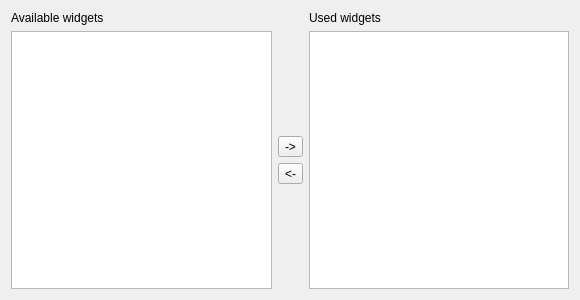
<?xml version="1.0" encoding="UTF-8"?>
<ui version="4.0">
 <class>QgsLayerTreeEmbeddedConfigWidgetBase</class>
 <widget class="QWidget" name="QgsLayerTreeEmbeddedConfigWidgetBase">
  <property name="geometry">
   <rect>
    <x>0</x>
    <y>0</y>
    <width>580</width>
    <height>300</height>
   </rect>
  </property>
  <property name="windowTitle">
   <string>Form</string>
  </property>
  <layout class="QGridLayout" name="gridLayout">
   <item row="0" column="0">
    <widget class="QLabel" name="label">
     <property name="text">
      <string>Available widgets</string>
     </property>
    </widget>
   </item>
   <item row="0" column="2">
    <widget class="QLabel" name="label_2">
     <property name="text">
      <string>Used widgets</string>
     </property>
    </widget>
   </item>
   <item row="1" column="0">
    <widget class="QListView" name="mListAvailable"/>
   </item>
   <item row="1" column="1">
    <layout class="QVBoxLayout" name="verticalLayout">
     <item>
      <spacer name="verticalSpacer_2">
       <property name="orientation">
        <enum>Qt::Vertical</enum>
       </property>
       <property name="sizeHint" stdset="0">
        <size>
         <width>20</width>
         <height>40</height>
        </size>
       </property>
      </spacer>
     </item>
     <item>
      <widget class="QToolButton" name="mBtnAdd">
       <property name="text">
        <string>-&gt;</string>
       </property>
       <property name="icon">
        <iconset resource="../../images/images.qrc">
         <normaloff>:/images/themes/default/mActionArrowRight.svg</normaloff>:/images/themes/default/mActionArrowRight.svg</iconset>
       </property>
      </widget>
     </item>
     <item>
      <widget class="QToolButton" name="mBtnRemove">
       <property name="text">
        <string>&lt;-</string>
       </property>
       <property name="icon">
        <iconset resource="../../images/images.qrc">
         <normaloff>:/images/themes/default/mActionArrowLeft.svg</normaloff>:/images/themes/default/mActionArrowLeft.svg</iconset>
       </property>
      </widget>
     </item>
     <item>
      <spacer name="verticalSpacer">
       <property name="orientation">
        <enum>Qt::Vertical</enum>
       </property>
       <property name="sizeHint" stdset="0">
        <size>
         <width>20</width>
         <height>40</height>
        </size>
       </property>
      </spacer>
     </item>
    </layout>
   </item>
   <item row="1" column="2">
    <widget class="QListView" name="mListUsed"/>
   </item>
  </layout>
 </widget>
 <resources>
  <include location="../../images/images.qrc"/>
 </resources>
 <connections/>
</ui>
